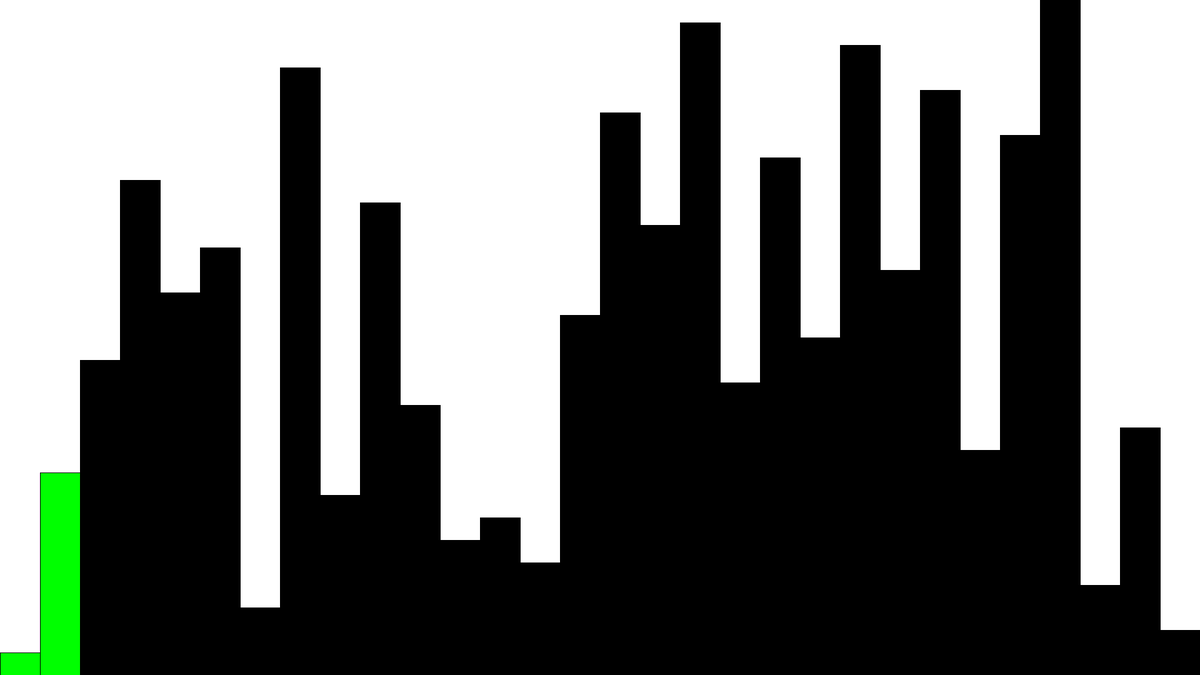
Frame 1 (no input)
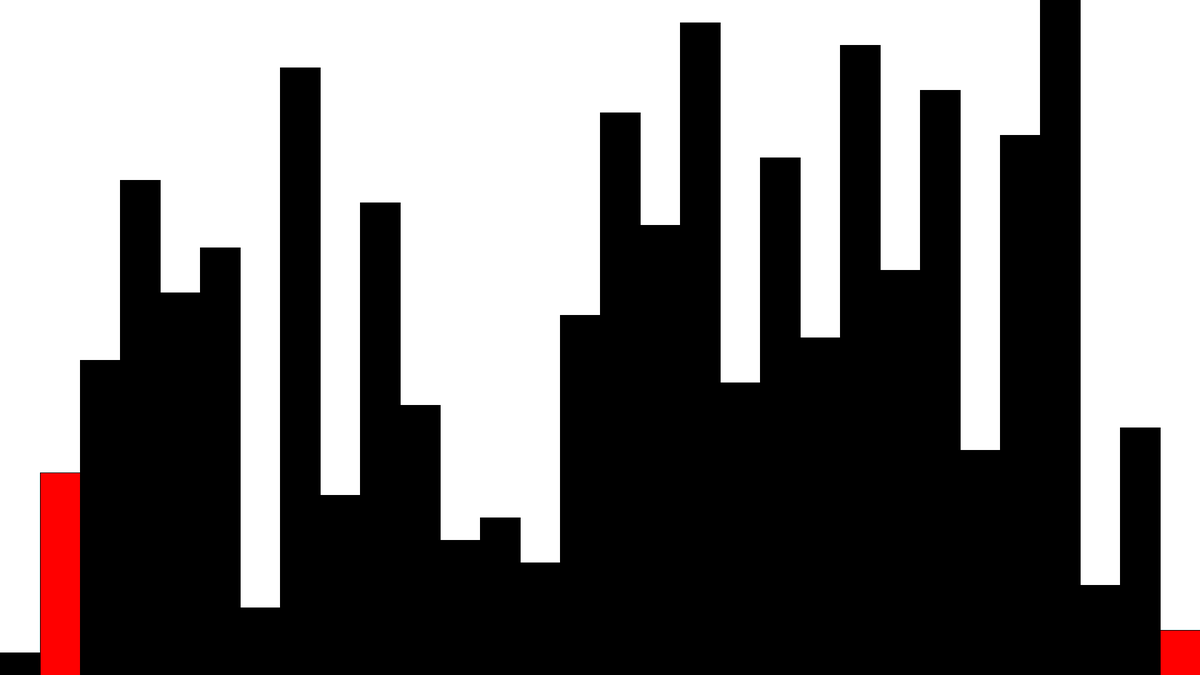
Frame 60 (the mouse pressed at the canvas centre just before this capture)
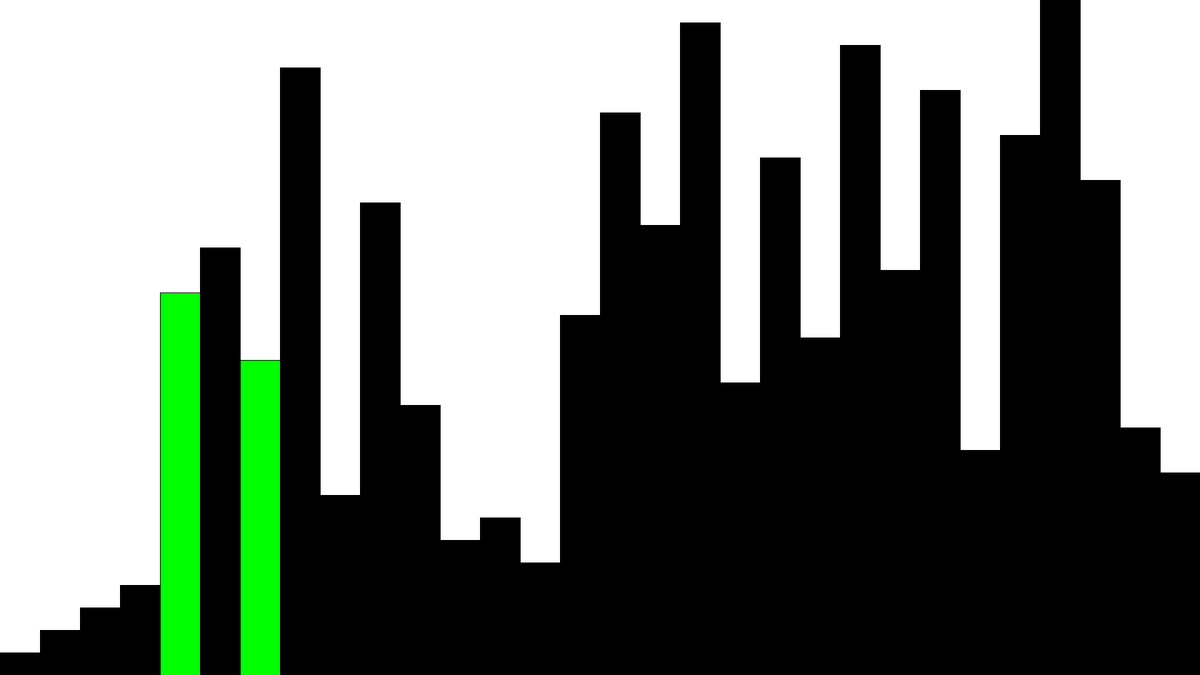
Frame 120 (the mouse held since frame 60 and released just before this capture)

The Processing sketch that drew these frames (run headless with seeded random() and noise(); from frame 60 on, the mouse is pressed at the canvas centre):

// Processing sketch: Sorting
// ── Sorting.pde
import java.util.*;

int n=30,i=0,j=1,time=150,min=0;
//n can be any number, but only numbers divisible from  the width will look okay
//for a width of 1260 1, 2, 3, 4, 5, 6, 7, 9, 10, 12, 14, 15, 18, 20, 21, 28, 30, 35, 36, 42, 45, 60, 63, 70, 84, 90, 105, 126, 140, 180, 210, 252, 315, 420, 630, or 1260 will work
//anything where the width of a bar is less than two pixels is very wierd
//modify time so that it's not too bad of a weight
boolean next=false;
ArrayList<Integer>arr=new ArrayList<Integer>(n);


void setup() {
  frameRate(60);
  //higher framerate will speed it up if delay is 0
  size(1920,1080);
  for(int i=1;i<=n;i++){
    arr.add(i);
  }
  Randomize();
  background(255);
  colour(0,0,0);
  delay(1000);
}

void draw() {
  //Only have 1 active at a time
   //insertionSort();
   selectionSort();
} 

//insertionSort
void insertionSort(){
  background(255);
  colour(0,0,0);
  if(i==0)
    i++;
    
  if(i==n){
    exit();
  }
  else if(j==0){
    compare(0,0);
    i++;
    j=i;
  }
  else{
    if(!compare(j-1,j)){
      swap(j-1,j);
      fillSquare(j,0,0,0);
      next=true;
      j--;
    } 
    else{
      fillSquare(j-1,0,0,0);
      i++;
      j=i;
    }
  }
  delay(time);
}

//selection sort
void selectionSort(){
  background(255);
  colour(0,0,0);
  if(i==n-1){
    exit();
  }
  else if(j==n){
      fillSquare(i,255,0,0);
      fillSquare(min,255,0,0);
    j++;
  }
  else if(j>n){
    delay(time);
    swap(i,min);
    i++;
    min=i;
    j=i+1;
  }
  else{
    if(!compare(min,j)){
      min=j;
    } 
    j++;
  }
  delay(time);
}

//default stuff they both use
 void colour(int r, int g, int b){
    for(int i=0;i<n;i++) //displays squares
      fillSquare(i,r,g,b);
 }
 void swap(int a,int b){
  int temp=arr.get(a);
  arr.set(a,arr.get(b));
  arr.set(b,temp);
  cover(a,b);
  fillSquare(a,255,0,0);
  fillSquare(b,255,0,0);
 }

 void cover(int a,int b){
  stroke(255);
  fill(255);
  rect(width/n *b,height,width/n,-1 *height);
  //use height and width so more values of n work
  rect(width/n *a,height,width/n,-1 *height);
  stroke(0);
 }
 void fillSquare(int b,int r,int g,int bl){
  fill(r,g,bl);
  rect(width/n *b,height,width/n,-1*arr.get(b) *height/n);
 }
 boolean compare(int a,int b){
  fill(0,255,0);
  fillSquare(a,0,255,0);
  fillSquare(b,0,255,0);
  return( (a>b&&arr.get(a)>=arr.get(b)) ||(a<b&&arr.get(a)<=arr.get(b)));
}

//Randomize
void Randomize(){
  Random r=new Random();
  for(int i=0;i<n*n;i++){
    int a=Math.abs(r.nextInt()%n),b=Math.abs(r.nextInt()%n),temp=arr.get(a);
    arr.set(a,arr.get(b));
    arr.set(b,temp);
  }
}
